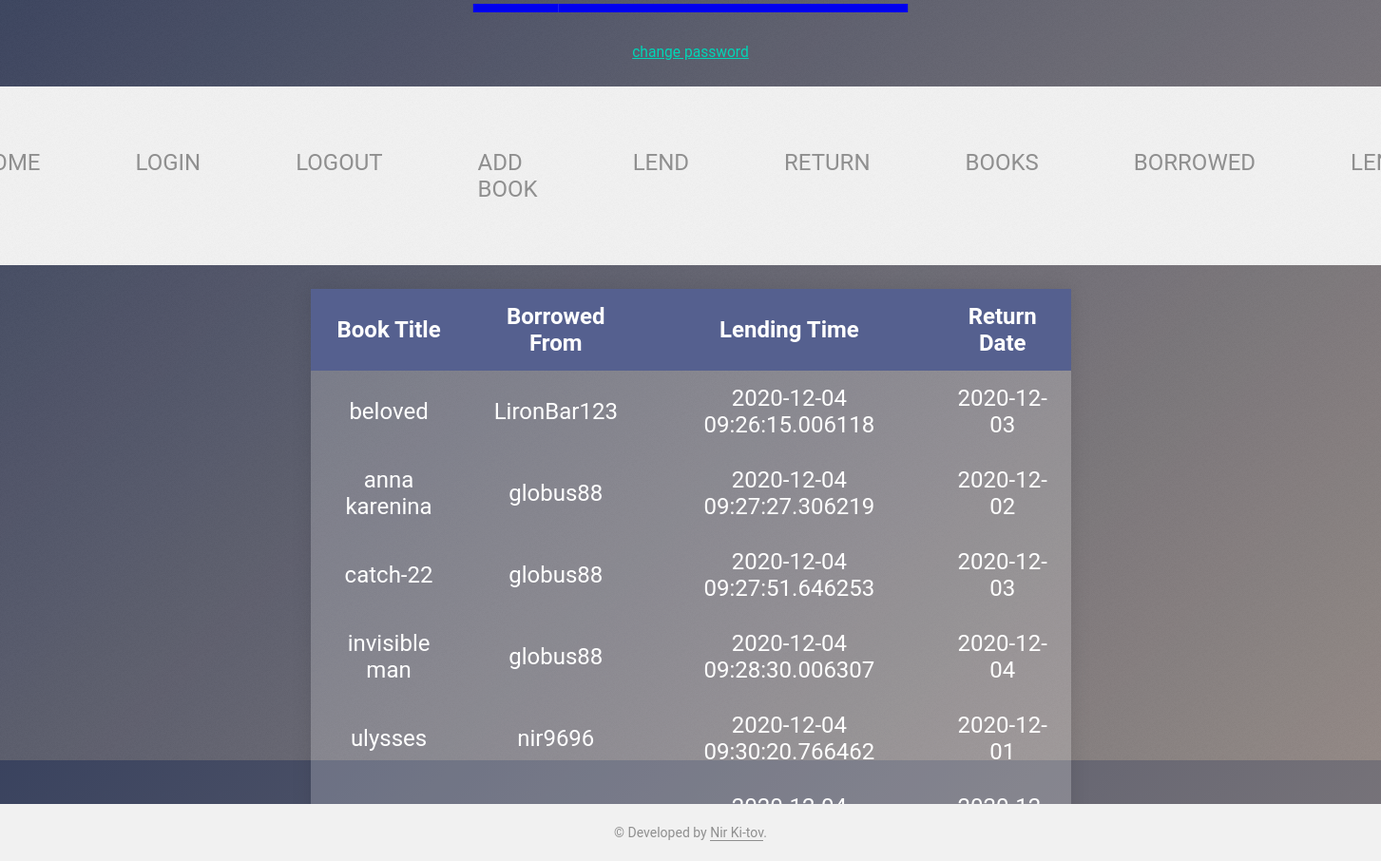
Screenshot of /my_borrowed_books/ (signed in) with the database file from the repository.
### app.py (models this page shows, shortened)
class books (db.Model):
    id = db.Column(db.Integer, primary_key=True)
    owner_id = db.Column(db.Integer, db.ForeignKey('users.id'))
    title = db.Column(db.String(100), nullable=False)
    num_of_pages = db.Column(db.Integer, nullable=False, default=0)

class users (db.Model):
    id = db.Column(db.Integer, primary_key=True)
    name = db.Column(db.String(100), unique=True, nullable=False)
    password = db.Column(db.String(60), nullable=False)
    books_own = db.relationship('books', backref='owner', lazy=True)
    books_borrow = db.relationship('borrows', backref='borrower', lazy=True)

class borrows (db.Model):
    book_id = db.Column(db.Integer, db.ForeignKey('books.id'), primary_key=True)
    borrower_id = db.Column(db.Integer, db.ForeignKey('users.id'), primary_key=True)
    lending_date = db.Column(db.DATETIME, nullable=False, default=datetime.utcnow)
    return_until_date = db.Column(db.DATE)

### app.py (the view)
@app.route('/my_borrowed_books/', methods=["POST", "GET"])
def my_borrowed_books():
    if "user_name" in session:
        user_name = session["user_name"]
        borrower = users.query.filter_by(name=user_name).first()
        results = db.session.query(books.title, users.name, borrows.lending_date, borrows.return_until_date).select_from(borrows).join(books).join(users, users.id == books.owner_id). \
            filter(borrows.borrower_id == borrower.id).all()
        return render_template("my_borrowed_books.html", borrowed_query=results)
    else:
        flash("You are not logged in!")
        return redirect(url_for("home"))

### templates/my_borrowed_books.html (shortened to what this page needs)
{% extends "base.html" %}
{% block link %}
<link rel="stylesheet" type="text/css" href="{{ url_for('static', filename='css_files/main_style.css')}}"/>
{% endblock %}
{% block div %}<a class='lf--forgot' href="{{ url_for('update') }}">change password</a>{% endblock %}
{% block content %}
<div class="table-container">
	<table>
		<thead>
			<tr>
				<th>Book Title</th>
				<th>Borrowed From</th>
				<th>Lending Time</th>
				<th>Return Date</th>
			</tr>
		</thead>
		<tbody>
		{% for r in borrowed_query %}
			<tr>
			{% for i in r %}
				<td>{{i}}</td>
			{% endfor %}
			</tr>
		{% endfor %}
		</tbody>
	</table>
</div>
{% endblock %}

### static/css_files/base_style.css (style rules this page uses)
* { padding: 0; margin: 0; }
body { display: flex; flex-direction: column; justify-content: center; align-items: center; position: relative; min-height: 100vh; font-family: Hack, monospace; }
div { color: #f9f9f9; text-align: center; }

### static/css_files/main_style.css (style rules this page uses)
* { -webkit-font-smoothing: antialiased; text-rendering: optimizeLegibility; }
html, body { height: 100%; }
body { display: -webkit-box; display: flex; -webkit-box-align: center; align-items: center; -webkit-box-pack: center; justify-content: center; -webkit-box-orient: vertical; -webkit-box-direction: normal; flex-direction: column; position: relative; background: linear-gradient(135deg, rgba(36, 46, 77, 0.9), rgba(137, 126, 121, 0.9)); font-family: 'Roboto', helvetica, arial, sans-serif; font-size: 1.5em; }
body:before { content: ''; position: absolute; top: 0; left: 0; height: 100%; width: 100%; opacity: .3; }
.lf--forgot { margin-top: 1em; color: #00d6b7; font-size: .65em; text-align: center; position: relative; }
::placeholder { color: #8f8f8f; }
.table-container { position: relative; top: 50%; left: 50%; -webkit-transform: translate(-50%, -50%); transform: translate(-50%, -50%); }
table { width: 800px; border-collapse: collapse; overflow: hidden; box-shadow: 0 0 20px rgba(0, 0, 0, 0.1); }
th, td { padding: 15px; background-color: rgba(255, 255, 255, 0.2); color: #fff; }
th { text-align: center; }
thead th { background-color: #55608f; }
tbody td { position: relative; }

### rows the page displays
borrows: r "2020-12-04 09:26:15.006118" "2020-12-03"
books: title "beloved"
users: name "LironBar123"
borrows: r "2020-12-04 09:27:27.306219" "2020-12-02"
books: title "anna karenina"
users: name "globus88"
borrows: r "2020-12-04 09:27:51.646253" "2020-12-03"
books: title "catch-22"
borrows: r "2020-12-04 09:28:30.006307" "2020-12-04"
books: title "invisible man"
borrows: r "2020-12-04 09:30:20.766462" "2020-12-01"
books: title "ulysses"
users: name "nir9696"
